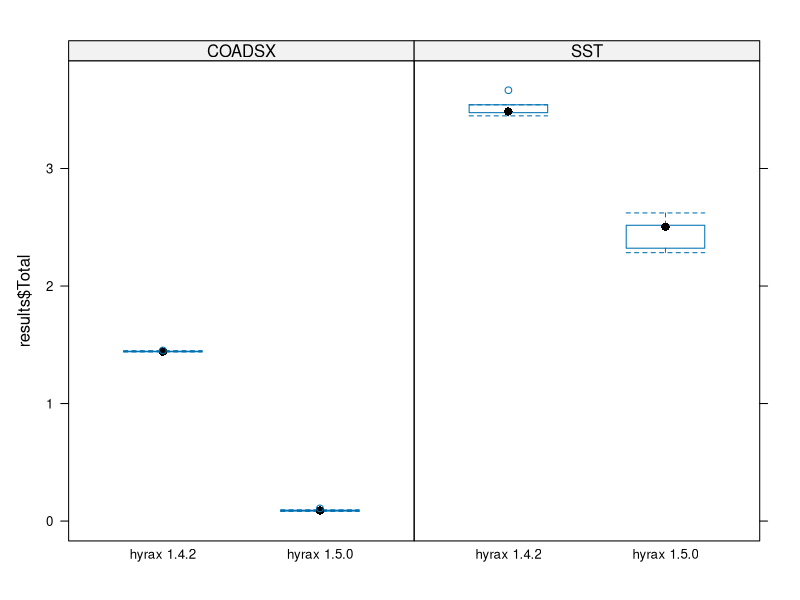

The R source for this figure:
#!/usr/bin/env r
library(lattice)
results <- read.csv(file="results.txt",dec=".",sep=";")
trellis.device(png,file="plot.png")
bwplot(results$Total ~ results$Server | results$Url)
dev.off()
## post <- read.csv(file="post/results.txt",dec=".",sep=";")
## pre$cat <- "pre"
## post$cat <- "post"
## measurements <- data.frame(Total.time=c(pre$Total.time,post$Total.time), Measurement=factor(c(pre$cat,post$cat), levels=c("post", "pre")))
## test <- t.test(measurements$Total.time ~ measurements$Measurement, paired=F)
## # postscript(, paper="special", family = "ComputerModern")
## # boxplot(measurements$Total.time ~ measurements$Measurement, horizontal=T, col="pink", axes=F, lwd=1, notch=F, boxwex=0.4, main="Response time measurements using curl (lower is better)", xlab="response time [s]", ylab="pre/post patch")

## trellis.device(postscript,file="prepost.ps", width=8, height=3, paper="special", horizontal=F)
## bwplot(measurements$Measurement ~ measurements$Total.time, xlab="response time [s]", ylab="pre/post patch")
## # axis(side=2, at=c(1:2), labels=c("post", "pre"), cex.axis=0.9)
## # axis(side=1, at=seq(0,0.5,0.1), labels=T, cex.axis=0.9)
## # rug(measurements$Total.time)
## dev.off()
